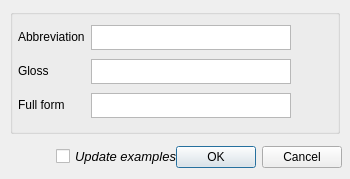
<?xml version="1.0" encoding="UTF-8"?>
<ui version="4.0">
 <class>AbbrManager</class>
 <widget class="QDialog" name="AbbrManager">
  <property name="geometry">
   <rect>
    <x>0</x>
    <y>0</y>
    <width>350</width>
    <height>179</height>
   </rect>
  </property>
  <property name="windowTitle">
   <string>Edit abbreviations</string>
  </property>
  <widget class="QDialogButtonBox" name="buttonBox">
   <property name="geometry">
    <rect>
     <x>140</x>
     <y>141</y>
     <width>202</width>
     <height>32</height>
    </rect>
   </property>
   <property name="orientation">
    <enum>Qt::Horizontal</enum>
   </property>
   <property name="standardButtons">
    <set>QDialogButtonBox::Cancel|QDialogButtonBox::Ok</set>
   </property>
  </widget>
  <widget class="QGroupBox" name="groupBox">
   <property name="geometry">
    <rect>
     <x>10</x>
     <y>9</y>
     <width>330</width>
     <height>125</height>
    </rect>
   </property>
   <property name="styleSheet">
    <string notr="true">font-size: 10pts;</string>
   </property>
   <property name="title">
    <string/>
   </property>
   <widget class="QWidget" name="formLayoutWidget">
    <property name="geometry">
     <rect>
      <x>8</x>
      <y>13</y>
      <width>312</width>
      <height>99</height>
     </rect>
    </property>
    <layout class="QFormLayout" name="formLayout">
     <item row="0" column="0">
      <widget class="QLabel" name="label">
       <property name="text">
        <string>Abbreviation</string>
       </property>
      </widget>
     </item>
     <item row="0" column="1">
      <widget class="QTextEdit" name="abbreviation">
       <property name="minimumSize">
        <size>
         <width>200</width>
         <height>25</height>
        </size>
       </property>
       <property name="maximumSize">
        <size>
         <width>200</width>
         <height>25</height>
        </size>
       </property>
       <property name="toolTip">
        <string>abbreviation used in glosses</string>
       </property>
      </widget>
     </item>
     <item row="1" column="0">
      <widget class="QLabel" name="label_2">
       <property name="text">
        <string>Gloss</string>
       </property>
      </widget>
     </item>
     <item row="2" column="0">
      <widget class="QLabel" name="label_3">
       <property name="text">
        <string>Full form</string>
       </property>
      </widget>
     </item>
     <item row="1" column="1">
      <widget class="QTextEdit" name="gloss">
       <property name="minimumSize">
        <size>
         <width>200</width>
         <height>25</height>
        </size>
       </property>
       <property name="maximumSize">
        <size>
         <width>200</width>
         <height>25</height>
        </size>
       </property>
       <property name="toolTip">
        <string>meaning of the abbreviation</string>
       </property>
      </widget>
     </item>
     <item row="2" column="1">
      <widget class="QTextEdit" name="form">
       <property name="minimumSize">
        <size>
         <width>200</width>
         <height>25</height>
        </size>
       </property>
       <property name="maximumSize">
        <size>
         <width>200</width>
         <height>25</height>
        </size>
       </property>
       <property name="toolTip">
        <string>underlying form(s) or description (optional)</string>
       </property>
      </widget>
     </item>
    </layout>
   </widget>
  </widget>
  <widget class="QCheckBox" name="updateCheckbox">
   <property name="geometry">
    <rect>
     <x>56</x>
     <y>146</y>
     <width>121</width>
     <height>20</height>
    </rect>
   </property>
   <property name="font">
    <font>
     <pointsize>10</pointsize>
     <italic>true</italic>
    </font>
   </property>
   <property name="toolTip">
    <string>select this if you change an abbreviation
arleady in use and want to change all
instances in the lexicon and examples.</string>
   </property>
   <property name="text">
    <string>Update examples?</string>
   </property>
  </widget>
 </widget>
 <resources/>
 <connections>
  <connection>
   <sender>buttonBox</sender>
   <signal>accepted()</signal>
   <receiver>AbbrManager</receiver>
   <slot>accept()</slot>
   <hints>
    <hint type="sourcelabel">
     <x>248</x>
     <y>254</y>
    </hint>
    <hint type="destinationlabel">
     <x>157</x>
     <y>274</y>
    </hint>
   </hints>
  </connection>
  <connection>
   <sender>buttonBox</sender>
   <signal>rejected()</signal>
   <receiver>AbbrManager</receiver>
   <slot>reject()</slot>
   <hints>
    <hint type="sourcelabel">
     <x>316</x>
     <y>260</y>
    </hint>
    <hint type="destinationlabel">
     <x>286</x>
     <y>274</y>
    </hint>
   </hints>
  </connection>
 </connections>
</ui>
